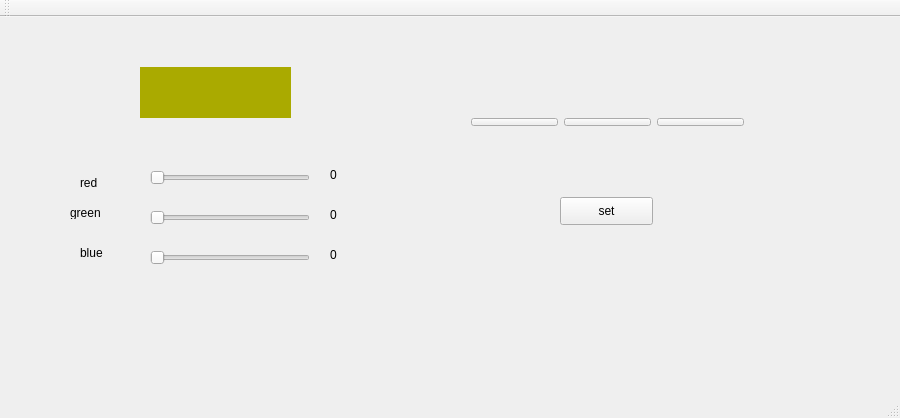
<?xml version="1.0" encoding="UTF-8"?>
<ui version="4.0">
 <class>MainWindow</class>
 <widget class="QMainWindow" name="MainWindow">
  <property name="geometry">
   <rect>
    <x>0</x>
    <y>0</y>
    <width>900</width>
    <height>418</height>
   </rect>
  </property>
  <property name="windowTitle">
   <string>MainWindow</string>
  </property>
  <widget class="QWidget" name="centralWidget">
   <widget class="QSlider" name="greenSlider">
    <property name="geometry">
     <rect>
      <x>150</x>
      <y>190</y>
      <width>160</width>
      <height>22</height>
     </rect>
    </property>
    <property name="maximum">
     <number>255</number>
    </property>
    <property name="orientation">
     <enum>Qt::Horizontal</enum>
    </property>
   </widget>
   <widget class="QSlider" name="blueSlider">
    <property name="geometry">
     <rect>
      <x>150</x>
      <y>230</y>
      <width>160</width>
      <height>22</height>
     </rect>
    </property>
    <property name="maximum">
     <number>255</number>
    </property>
    <property name="orientation">
     <enum>Qt::Horizontal</enum>
    </property>
   </widget>
   <widget class="QSlider" name="redSlider">
    <property name="geometry">
     <rect>
      <x>150</x>
      <y>150</y>
      <width>160</width>
      <height>22</height>
     </rect>
    </property>
    <property name="maximum">
     <number>255</number>
    </property>
    <property name="orientation">
     <enum>Qt::Horizontal</enum>
    </property>
   </widget>
   <widget class="QLabel" name="label">
    <property name="geometry">
     <rect>
      <x>80</x>
      <y>160</y>
      <width>54</width>
      <height>12</height>
     </rect>
    </property>
    <property name="text">
     <string>red</string>
    </property>
   </widget>
   <widget class="QLabel" name="label_2">
    <property name="geometry">
     <rect>
      <x>70</x>
      <y>190</y>
      <width>54</width>
      <height>12</height>
     </rect>
    </property>
    <property name="text">
     <string>green</string>
    </property>
   </widget>
   <widget class="QLabel" name="label_3">
    <property name="geometry">
     <rect>
      <x>80</x>
      <y>230</y>
      <width>54</width>
      <height>12</height>
     </rect>
    </property>
    <property name="text">
     <string>blue</string>
    </property>
   </widget>
   <widget class="QLabel" name="plletenLabel">
    <property name="geometry">
     <rect>
      <x>140</x>
      <y>50</y>
      <width>151</width>
      <height>51</height>
     </rect>
    </property>
    <property name="styleSheet">
     <string notr="true">background-color: rgb(170, 170, 0);

</string>
    </property>
    <property name="text">
     <string/>
    </property>
   </widget>
   <widget class="QLabel" name="redlabel">
    <property name="geometry">
     <rect>
      <x>330</x>
      <y>150</y>
      <width>72</width>
      <height>15</height>
     </rect>
    </property>
    <property name="text">
     <string>0</string>
    </property>
   </widget>
   <widget class="QLabel" name="greenlabel">
    <property name="geometry">
     <rect>
      <x>330</x>
      <y>190</y>
      <width>72</width>
      <height>15</height>
     </rect>
    </property>
    <property name="text">
     <string>0</string>
    </property>
   </widget>
   <widget class="QLabel" name="bluetabel">
    <property name="geometry">
     <rect>
      <x>330</x>
      <y>230</y>
      <width>72</width>
      <height>15</height>
     </rect>
    </property>
    <property name="text">
     <string>0</string>
    </property>
   </widget>
   <widget class="QPushButton" name="userset">
    <property name="geometry">
     <rect>
      <x>560</x>
      <y>180</y>
      <width>93</width>
      <height>28</height>
     </rect>
    </property>
    <property name="text">
     <string>set</string>
    </property>
   </widget>
   <widget class="QWidget" name="">
    <property name="geometry">
     <rect>
      <x>460</x>
      <y>90</y>
      <width>295</width>
      <height>30</height>
     </rect>
    </property>
    <layout class="QGridLayout" name="gridLayout">
     <item row="0" column="0">
      <widget class="QPushButton" name="user_0">
       <property name="text">
        <string/>
       </property>
      </widget>
     </item>
     <item row="0" column="1">
      <widget class="QPushButton" name="user_1">
       <property name="text">
        <string/>
       </property>
      </widget>
     </item>
     <item row="0" column="2">
      <widget class="QPushButton" name="user_2">
       <property name="text">
        <string/>
       </property>
      </widget>
     </item>
    </layout>
   </widget>
  </widget>
  <widget class="QMenuBar" name="menuBar">
   <property name="geometry">
    <rect>
     <x>0</x>
     <y>0</y>
     <width>900</width>
     <height>26</height>
    </rect>
   </property>
  </widget>
  <widget class="QToolBar" name="mainToolBar">
   <attribute name="toolBarArea">
    <enum>TopToolBarArea</enum>
   </attribute>
   <attribute name="toolBarBreak">
    <bool>false</bool>
   </attribute>
  </widget>
  <widget class="QStatusBar" name="statusBar"/>
 </widget>
 <layoutdefault spacing="6" margin="11"/>
 <resources/>
 <connections/>
</ui>
